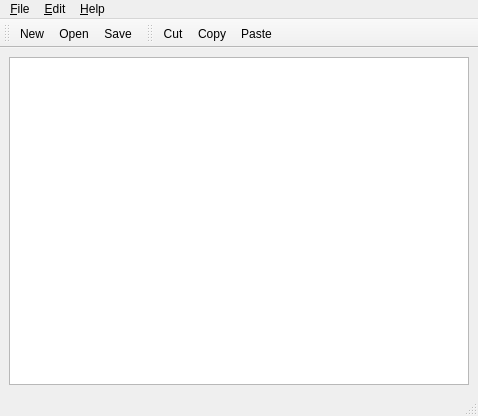
<?xml version="1.0" encoding="UTF-8"?>
<ui version="4.0">
 <class>elf-inspect-qt</class>
 <widget class="QMainWindow" name="elf-inspect-qt">
  <property name="geometry">
   <rect>
    <x>0</x>
    <y>0</y>
    <width>478</width>
    <height>416</height>
   </rect>
  </property>
  <property name="windowTitle">
   <string>elf-inspect-qt</string>
  </property>
  <widget class="QWidget" name="centralwidget">
   <layout class="QGridLayout" name="gridLayout">
    <item row="0" column="0">
     <widget class="QTextEdit" name="textEdit"/>
    </item>
   </layout>
  </widget>
  <widget class="QMenuBar" name="menubar">
   <property name="geometry">
    <rect>
     <x>0</x>
     <y>0</y>
     <width>478</width>
     <height>20</height>
    </rect>
   </property>
   <widget class="QMenu" name="menu_Edit">
    <property name="title">
     <string>&amp;Edit</string>
    </property>
    <addaction name="actionCu_t"/>
    <addaction name="action_Copy"/>
    <addaction name="action_Paste"/>
   </widget>
   <widget class="QMenu" name="menu_Help">
    <property name="title">
     <string>&amp;Help</string>
    </property>
    <addaction name="action_About"/>
    <addaction name="actionAbout_Qt"/>
   </widget>
   <widget class="QMenu" name="menu_File">
    <property name="title">
     <string>&amp;File</string>
    </property>
    <addaction name="action_New"/>
    <addaction name="action_Open"/>
    <addaction name="action_Save"/>
    <addaction name="actionSave_As"/>
    <addaction name="separator"/>
    <addaction name="actionE_xit"/>
   </widget>
   <addaction name="menu_File"/>
   <addaction name="menu_Edit"/>
   <addaction name="menu_Help"/>
  </widget>
  <widget class="QStatusBar" name="statusbar"/>
  <widget class="QToolBar" name="toolBar">
   <property name="windowTitle">
    <string>toolBar</string>
   </property>
   <attribute name="toolBarArea">
    <enum>TopToolBarArea</enum>
   </attribute>
   <attribute name="toolBarBreak">
    <bool>false</bool>
   </attribute>
   <addaction name="action_New"/>
   <addaction name="action_Open"/>
   <addaction name="action_Save"/>
  </widget>
  <widget class="QToolBar" name="toolBar_2">
   <property name="windowTitle">
    <string>toolBar_2</string>
   </property>
   <attribute name="toolBarArea">
    <enum>TopToolBarArea</enum>
   </attribute>
   <attribute name="toolBarBreak">
    <bool>false</bool>
   </attribute>
   <addaction name="actionCu_t"/>
   <addaction name="action_Copy"/>
   <addaction name="action_Paste"/>
  </widget>
  <action name="action_New">
   <property name="icon">
    <iconset resource="../../eclipse-plugins-hgrepo/org.eclipse.cdt.buildif.toolchain/templates/exeQt4CMake/application.qrc">
     <normaloff>:/images/new.png</normaloff>:/images/new.png</iconset>
   </property>
   <property name="text">
    <string>&amp;New</string>
   </property>
   <property name="shortcut">
    <string>Ctrl+N</string>
   </property>
  </action>
  <action name="action_Open">
   <property name="icon">
    <iconset resource="../../eclipse-plugins-hgrepo/org.eclipse.cdt.buildif.toolchain/templates/exeQt4CMake/application.qrc">
     <normaloff>:/images/open.png</normaloff>:/images/open.png</iconset>
   </property>
   <property name="text">
    <string>&amp;Open...</string>
   </property>
   <property name="shortcut">
    <string>Ctrl+O</string>
   </property>
  </action>
  <action name="action_Save">
   <property name="icon">
    <iconset resource="../../eclipse-plugins-hgrepo/org.eclipse.cdt.buildif.toolchain/templates/exeQt4CMake/application.qrc">
     <normaloff>:/images/save.png</normaloff>:/images/save.png</iconset>
   </property>
   <property name="text">
    <string>&amp;Save</string>
   </property>
   <property name="shortcut">
    <string>Ctrl+S</string>
   </property>
  </action>
  <action name="actionSave_As">
   <property name="text">
    <string>Save &amp;As...</string>
   </property>
  </action>
  <action name="actionE_xit">
   <property name="text">
    <string>E&amp;xit</string>
   </property>
   <property name="shortcut">
    <string>Ctrl+Q</string>
   </property>
  </action>
  <action name="actionCu_t">
   <property name="icon">
    <iconset resource="../../eclipse-plugins-hgrepo/org.eclipse.cdt.buildif.toolchain/templates/exeQt4CMake/application.qrc">
     <normaloff>:/images/cut.png</normaloff>:/images/cut.png</iconset>
   </property>
   <property name="text">
    <string>Cu&amp;t</string>
   </property>
   <property name="shortcut">
    <string>Ctrl+X</string>
   </property>
  </action>
  <action name="action_Copy">
   <property name="icon">
    <iconset resource="../../eclipse-plugins-hgrepo/org.eclipse.cdt.buildif.toolchain/templates/exeQt4CMake/application.qrc">
     <normaloff>:/images/copy.png</normaloff>:/images/copy.png</iconset>
   </property>
   <property name="text">
    <string>&amp;Copy</string>
   </property>
   <property name="shortcut">
    <string>Ctrl+C</string>
   </property>
  </action>
  <action name="action_Paste">
   <property name="icon">
    <iconset resource="../../eclipse-plugins-hgrepo/org.eclipse.cdt.buildif.toolchain/templates/exeQt4CMake/application.qrc">
     <normaloff>:/images/paste.png</normaloff>:/images/paste.png</iconset>
   </property>
   <property name="text">
    <string>&amp;Paste</string>
   </property>
   <property name="shortcut">
    <string>Ctrl+V</string>
   </property>
  </action>
  <action name="action_About">
   <property name="text">
    <string>&amp;About</string>
   </property>
  </action>
  <action name="actionAbout_Qt">
   <property name="text">
    <string>About &amp;Qt</string>
   </property>
  </action>
 </widget>
 <resources>
  <include location="../../eclipse-plugins-hgrepo/org.eclipse.cdt.buildif.toolchain/templates/exeQt4CMake/application.qrc"/>
 </resources>
 <connections>
  <connection>
   <sender>actionE_xit</sender>
   <signal>triggered()</signal>
   <receiver>elf-inspect-qt</receiver>
   <slot>close()</slot>
   <hints>
    <hint type="sourcelabel">
     <x>-1</x>
     <y>-1</y>
    </hint>
    <hint type="destinationlabel">
     <x>238</x>
     <y>207</y>
    </hint>
   </hints>
  </connection>
 </connections>
</ui>
